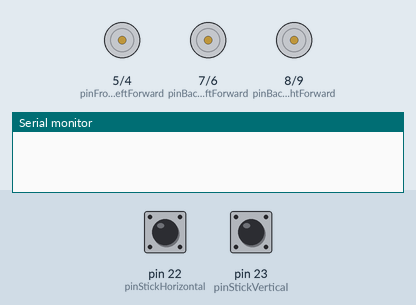
The sketch below on a simulated Arduino Mega 2560, built with avr-gcc and run on an emulated ATmega2560. Parts: motor-driver pin pairs drawn as motors (green arrow = first pin HIGH = forward, orange = second pin HIGH = backward, longer = more drive), the last lines printed to the serial monitor. The test bench sets the inputs (shaded band); at power-on: pin 22 (pinStickHorizontal) LOW, pin 23 (pinStickVertical) LOW.

Above: at 1.2 s.
1.3 s: pin 22 (pinStickHorizontal) pulsed HIGH 2 times (0.12 s each, 0.3 s apart)
At 2.1 s:
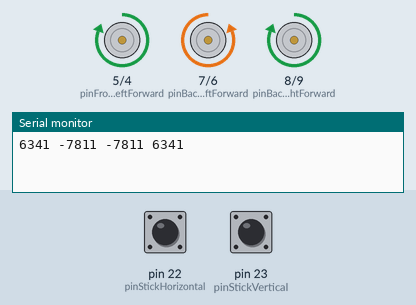
At 4.6 s:
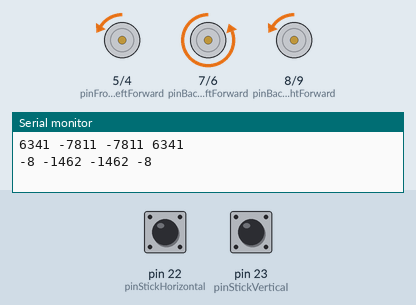
4.9 s: pin 23 (pinStickVertical) pulsed HIGH 5 times (0.12 s each, 0.3 s apart)
At 7.3 s:
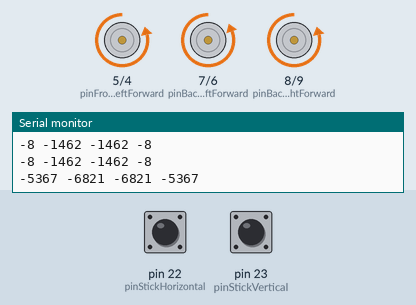
Timing chart, 0 to 10.1 s (numbered marks = the images above; inputs shaded):
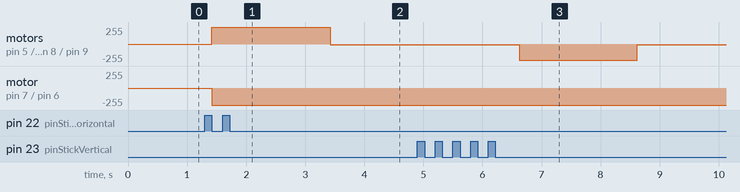

Measured:
- after the input at 1.3 s, motor on pin 5 (pinFrontLeftForward) / pin 4 (pinFrontLeftBackward): stopped → forward 255/255 after 0.12 s, → backward 8/255 2.0 s later; motor on pin 7 (pinBackLeftForward) / pin 6 (pinBackLeftBackward): stopped → backward 255/255 after 0.12 s instead of 0.70 s
- after the input at 4.9 s, motor on pin 5 (pinFrontLeftForward) / pin 4 (pinFrontLeftBackward), motor on pin 8 (pinBackRightForward) / pin 9 (pinBackRightBackward): backward 8/255 → backward 247/255 after 1.7 s, → backward 8/255 2.0 s later

The sketch:

MEINpodwozie.ino
```cpp
#include "definitions.hpp"
#include "controller.hpp"
#include "movement.hpp"

void setup() {
  pinMode(pinFrontLeftForward, OUTPUT);
  pinMode(pinFrontLeftBackward, OUTPUT);
  pinMode(pinFrontRightForward, OUTPUT);
  pinMode(pinFrontRightBackward, OUTPUT);
  pinMode(pinBackLeftForward, OUTPUT);
  pinMode(pinBackLeftBackward, OUTPUT);
  pinMode(pinBackRightForward, OUTPUT);
  pinMode(pinBackRightBackward, OUTPUT);
  pinMode(pinStickHorizontal, INPUT);
  pinMode(pinStickVertical, INPUT);

  #ifdef OUTPUT_TO_SERIAL
  Serial.begin(9600);
  #endif
}

void loop() {

  UpdateController();

  #ifdef MOTOR_IDENTIFICATION

  IdentifyMotors();

  #else

  MoveControllerAngle();

  #endif

}
```

controller.cpp
```cpp
#include "controller.hpp"
#include "definitions.hpp"
#include <Arduino.h>

ControllerOutput controllerOutput;

void GetStickOutput( void ){
    controllerOutput.stickVertical = map(pulseIn(pinStickVertical, HIGH), valueStickVerticalLower - valueControllerNoise,
    valueStickVerticalUpper + valueControllerNoise, 0, 510) - 255;
    controllerOutput.stickHorizontal = map(pulseIn(pinStickHorizontal, HIGH), valueStickHorizontalLower - valueControllerNoise,
    valueStickHorizontalUpper + valueControllerNoise, 0, 510) - 255;
    #ifdef OUTPUT_TO_SERIAL
    //delay(500);
    //Serial.print("Vertical stick: ");
    //Serial.print(controllerOutput.stickVertical);
    //Serial.print(", horizontal stick: ");
    //Serial.println(controllerOutput.stickHorizontal);
    //Serial.print("Raw vertical: ");
    //Serial.print(pulseIn(pinStickVertical, HIGH));
    //Serial.print(", raw horizontal: ");
    //Serial.println(pulseIn(pinStickHorizontal, HIGH));
    #endif
}

void UpdateController( void ){
    GetStickOutput();
}
```

controller.hpp
```cpp
#ifndef CONTROLLER_HPP
#define CONTROLLER_HPP

struct ControllerOutput {
    int stickVertical = 0;
    int stickHorizontal = 0;
};

void UpdateController( void );

#endif
```

definitions.hpp
```cpp
// Write ALL the definitions that are hardware dependent here, why english though? Why not?
// Designed for arduino mega, or anyting else with 8 PWM pins + a few input ones

#ifndef DEFINITIONS_HPP
#define DEFINITIONS_HPP

// PWM pins
#define pinFrontLeftForward 5
#define pinFrontLeftBackward 4
#define pinFrontRightForward 2
#define pinFrontRightBackward 3
#define pinBackLeftForward 7
#define pinBackLeftBackward 6
#define pinBackRightForward 8
#define pinBackRightBackward 9

// controller pins
#define pinStickHorizontal 22
#define pinStickVertical 23

#define valueControllerNoise 20
#define valueControllerMappedNoise 15

#define valueStickHorizontalUpper 1972
#define valueStickHorizontalLower 978
#define valueStickVerticalUpper 1955
#define valueStickVerticalLower 978

// control definitions
#define valueForwardSpeedMultiplier 1.f

// debug definitions, uncomment ones that are not needed
#define OUTPUT_TO_SERIAL
//#define DO_NOT_MOVE
//#define MOTOR_IDENTIFICATION
//#define REVERSE_VERTICAL
//#define REVERSE_HORIZONTAL

#endif
```

motors.cpp
```cpp
#include <Arduino.h>

#include "motors.hpp"
#include "definitions.hpp"

#ifndef USE_PWM_NOISE

void SetFrontLeftMotor(int value){

    #ifndef DO_NOT_MOVE

    if (value < 0){
        analogWrite(pinFrontLeftForward, 0);
        analogWrite(pinFrontLeftBackward, -value);
    }
    else if (value > 0){
        analogWrite(pinFrontLeftForward, value);
        analogWrite(pinFrontLeftBackward, 0);
    }
    else {
        analogWrite(pinFrontLeftForward, 0);
        analogWrite(pinFrontLeftBackward, 0);
    }

    #endif
}

void SetFrontRightMotor(int value){

    #ifndef DO_NOT_MOVE

    if (value < 0){
        analogWrite(pinFrontRightForward, 0);
        analogWrite(pinFrontRightBackward, -value);
    }
    else if (value > 0){
        analogWrite(pinFrontRightForward, value);
        analogWrite(pinFrontRightBackward, 0);
    }
    else {
        analogWrite(pinFrontRightForward, 0);
        analogWrite(pinFrontRightBackward, 0);
    }

    #endif
}

void SetBackLeftMotor(int value){

    #ifndef DO_NOT_MOVE

    if (value < 0){
        analogWrite(pinBackLeftForward, 0);
        analogWrite(pinBackLeftBackward, -value);
    }
    else if (value > 0){
        analogWrite(pinBackLeftForward, value);
        analogWrite(pinBackLeftBackward, 0);
    }
    else {
        analogWrite(pinBackLeftForward, 0);
        analogWrite(pinBackLeftBackward, 0);
    }

    #endif
}

void SetBackRightMotor(int value){

    #ifndef DO_NOT_MOVE

    if (value < 0){
        analogWrite(pinBackRightForward, 0);
        analogWrite(pinBackRightBackward, -value);
    }
    else if (value > 0){
        analogWrite(pinBackRightForward, value);
        analogWrite(pinBackRightBackward, 0);
    }
    else {
        analogWrite(pinBackRightForward, 0);
        analogWrite(pinBackRightBackward, 0);
    }

    #endif
}

#else

void SetFrontLeftMotor(int value){

    #ifndef DO_NOT_MOVE

    if (value < -valueControllerMappedNoise){
        analogWrite(pinFrontLeftForward, 0);
        analogWrite(pinFrontLeftBackward, -value);
    }
    else if (value > valueControllerMappedNoise){
        analogWrite(pinFrontLeftForward, value);
        analogWrite(pinFrontLeftBackward, 0);
    }
    else {
        analogWrite(pinFrontLeftForward, 0);
        analogWrite(pinFrontLeftBackward, 0);
    }

    #endif
}

void SetFrontRightMotor(int value){

    #ifndef DO_NOT_MOVE

    if (value < -valueControllerMappedNoise){
        analogWrite(pinFrontRightForward, 0);
        analogWrite(pinFrontRightBackward, -value);
    }
    else if (value > valueControllerMappedNoise){
        analogWrite(pinFrontRightForward, value);
        analogWrite(pinFrontRightBackward, 0);
    }
    else {
        analogWrite(pinFrontRightForward, 0);
        analogWrite(pinFrontRightBackward, 0);
    }

    #endif
}

void SetBackLeftMotor(int value){

    #ifndef DO_NOT_MOVE

    if (value < -valueControllerMappedNoise){
        analogWrite(pinBackLeftForward, 0);
        analogWrite(pinBackLeftBackward, -value);
    }
    else if (value > valueControllerMappedNoise){
        analogWrite(pinBackLeftForward, value);
        analogWrite(pinBackLeftBackward, 0);
    }
    else {
        analogWrite(pinBackLeftForward, 0);
        analogWrite(pinBackLeftBackward, 0);
    }

    #endif
}

void SetBackRightMotor(int value){

    #ifndef DO_NOT_MOVE

    if (value < -valueControllerMappedNoise){
        analogWrite(pinBackRightForward, 0);
        analogWrite(pinBackRightBackward, -value);
    }
    else if (value > valueControllerMappedNoise){
        analogWrite(pinBackRightForward, value);
        analogWrite(pinBackRightBackward, 0);
    }
    else {
        analogWrite(pinBackRightForward, 0);
        analogWrite(pinBackRightBackward, 0);
    }

    #endif
}

#endif
```

motors.hpp
```cpp
#ifndef MOTORS_HPP
#define MOTORS_HPP

#include <Arduino.h>

void SetFrontLeftMotor(int value);
void SetFrontRightMotor(int value);
void SetBackLeftMotor(int value);
void SetBackRightMotor(int value);

#endif
```

movement.cpp
```cpp
#include <Arduino.h>
#include <math.h>

#include "movement.hpp"
#include "motors.hpp"
#include "controller.hpp"

#ifdef MOTOR_IDENTIFICATION

void IdentifyMotors( void ){

    SetFrontLeftMotor(0);
    SetFrontRightMotor(0);
    SetBackLeftMotor(0);
    SetBackRightMotor(0);

    // motors go forward, stop and then backwards

    // front left - 1
    SetFrontLeftMotor(63);
    delay(500);
    SetFrontLeftMotor(127);
    delay(500);
    SetFrontLeftMotor(191);
    delay(500);
    SetFrontLeftMotor(255);
    delay(500);
    SetFrontLeftMotor(127);
    delay(500);
    SetFrontLeftMotor(0);
    delay(500);
    SetFrontLeftMotor(-63);
    delay(500);
    SetFrontLeftMotor(-127);
    delay(500);
    SetFrontLeftMotor(-192);
    delay(500);
    SetFrontLeftMotor(-255);
    delay(500);
    SetFrontLeftMotor(-127);
    delay(500);
    SetFrontLeftMotor(0);

    // front right - 2
    SetFrontRightMotor(63);
    delay(500);
    SetFrontRightMotor(127);
    delay(500);
    SetFrontRightMotor(191);
    delay(500);
    SetFrontRightMotor(255);
    delay(500);
    SetFrontLeftMotor(127);
    delay(500);
    SetFrontRightMotor(0);
    delay(500);
    SetFrontRightMotor(-63);
    delay(500);
    SetFrontRightMotor(-127);
    delay(500);
    SetFrontRightMotor(-192);
    delay(500);
    SetFrontRightMotor(-255);
    delay(500);
    SetFrontLeftMotor(-127);
    delay(500);
    SetFrontRightMotor(0);

    // back left - 3
    SetBackLeftMotor(63);
    delay(500);
    SetBackLeftMotor(127);
    delay(500);
    SetBackLeftMotor(191);
    delay(500);
    SetBackLeftMotor(255);
    delay(500);
    SetFrontLeftMotor(127);
    delay(500);
    SetBackLeftMotor(0);
    delay(500);
    SetBackLeftMotor(-63);
    delay(500);
    SetBackLeftMotor(-127);
    delay(500);
    SetBackLeftMotor(-192);
    delay(500);
    SetBackLeftMotor(-255);
    delay(500);
    SetFrontLeftMotor(-127);
    delay(500);
    SetBackLeftMotor(0);

    // back right - 4
    SetBackRightMotor(63);
    delay(500);
    SetBackRightMotor(127);
    delay(500);
    SetBackRightMotor(191);
    delay(500);
    SetBackRightMotor(255);
    delay(500);
    SetFrontLeftMotor(127);
    delay(500);
    SetBackRightMotor(0);
    delay(500);
    SetBackRightMotor(-63);
    delay(500);
    SetBackRightMotor(-127);
    delay(500);
    SetBackRightMotor(-192);
    delay(500);
    SetBackRightMotor(-255);
    delay(500);
    SetFrontLeftMotor(-127);
    delay(500);
    SetBackRightMotor(0);

}

#endif

extern ControllerOutput controllerOutput;

struct MotorValues {
    int fl, fr, bl, br;

    MotorValues(int frontLeft, int frontRight, int backLeft, int backRight) {
        fl = frontLeft;
        fr = frontRight;
        bl = backLeft;
        br = backRight;
    }

    void scaleValue() {
        short max;
        if (fl >= fr and fl >= bl and fl >= br) {
            max = abs(fl);
        }
        else if (fr >= fl and fr >= bl and fr >= br) {
            max = abs(fr);
        }
        else if (bl >= fl and bl >= fr and bl >= br) {
            max = abs(bl);
        }
        else if (br >= fl and br >= fr and br >= bl) {
            max = abs(br);
        }

        if (max > 255){
            float multiplier = float(max) / 255;
            fl *= multiplier;
            fr *= multiplier;
            bl *= multiplier;
            br *= multiplier;
        }
    }

    MotorValues operator+= (MotorValues const& target){
        fl += target.fl;
        fr += target.fr;
        bl += target.bl;
        br += target.br;
    }

    MotorValues operator* (float value){
        fl *= value;
        fr *= value;
        bl *= value;
        br *= value;
    }

    void apply(){
        SetFrontLeftMotor(fl);
        SetFrontRightMotor(fr);
        SetBackLeftMotor(bl);
        SetBackRightMotor(br);
    }
};


void MoveControllerAngle( void ){

    #ifndef REVERSE_VERTICAL
    MotorValues temp = MotorValues(1, 1, 1, 1);
    temp.fr = temp.fr * controllerOutput.stickVertical * valueForwardSpeedMultiplier;
    temp.fl = temp.fl * controllerOutput.stickVertical * valueForwardSpeedMultiplier;
    temp.br = temp.br * controllerOutput.stickVertical * valueForwardSpeedMultiplier;
    temp.bl = temp.bl * controllerOutput.stickVertical * valueForwardSpeedMultiplier;
    #else
    MotorValues temp = MotorValues(-1, -1, -1, -1) * controllerOutput.stickVertical * valueForwardSpeedMultiplier;
    #endif

    #ifndef REVERSE_HORIZONTAL
    //temp += MotorValues(-1, 1, 1, -1) * float(controllerOutput.stickHorizontal);
    temp.fr = temp.fr + controllerOutput.stickHorizontal;
    temp.fl = temp.fl - controllerOutput.stickHorizontal;
    temp.br = temp.br - controllerOutput.stickHorizontal;
    temp.bl = temp.bl + controllerOutput.stickHorizontal;
    #else
    temp += MotorValues(1, -1, -1, 1) * controllerOutput.stickHorizontal;
    #endif

    //temp.scaleValue();

    #ifdef OUTPUT_TO_SERIAL
    Serial.print(temp.fl);
    Serial.print(" ");
    Serial.print(temp.fr);
    Serial.print(" ");
    Serial.print(temp.bl);
    Serial.print(" ");
    Serial.println(temp.br);

    #endif

    temp.apply();
}
```

movement.hpp
```cpp
#ifndef MOVEMENT_HPP
#define MOVEMENT_HPP

#include "definitions.hpp"

#ifdef MOTOR_IDENTIFICATION

void IdentifyMotors( void );

#endif

void MoveControllerAngle( void );

#endif
```
